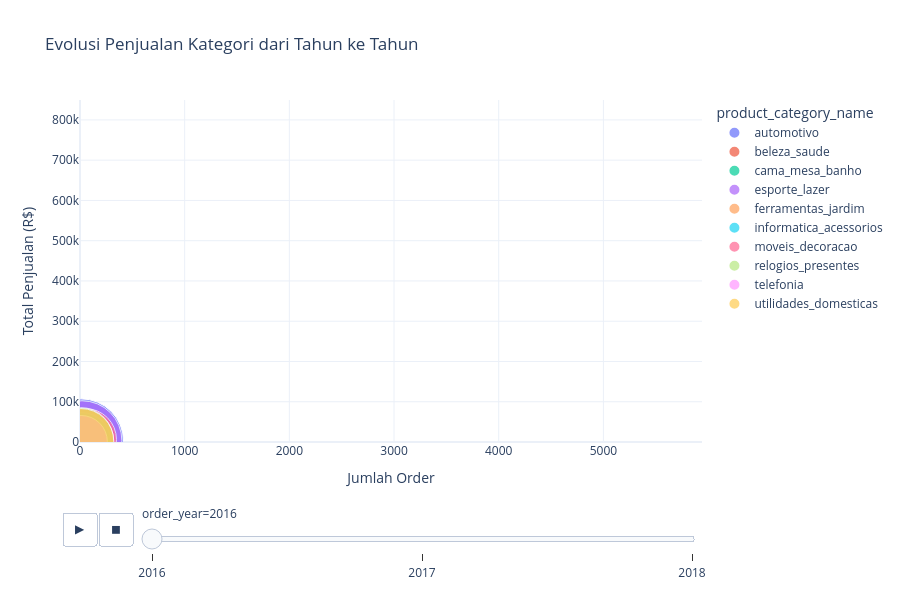

Notebook code cell kept with this figure:
### Markdown cell above
---

### 4.12 Animation Plot — Storytelling Time-Series

Animation pada Plotly memungkinkan visualisasi **perubahan data antar waktu**. Sangat efektif untuk presentasi dan storytelling kepada stakeholder.

**Fitur interaktif:**
- ▶️ Play button untuk animasi otomatis
- 🎚️ Slider untuk kontrol manual frame
- 🔍 Tetap dapat zoom/pan/hover saat animasi berjalan

### Code cell
# Persiapan data: agregasi per kategori dan tahun
animation_data = (
    df_top.groupby(['order_year', 'product_category_name'])
    .agg(
        total_sales=('price', 'sum'),
        order_count=('order_id', 'nunique'),
        avg_freight=('freight_value', 'mean')
    )
    .reset_index()
)

fig = px.scatter(
    animation_data,
    x='order_count',
    y='total_sales',
    size='avg_freight',
    color='product_category_name',
    animation_frame='order_year',
    size_max=60,
    title='Evolusi Penjualan Kategori dari Tahun ke Tahun',
    labels={
        'order_count': 'Jumlah Order',
        'total_sales': 'Total Penjualan (R$)',
        'avg_freight': 'Rata-rata Biaya Pengiriman'
    },
    range_x=[0, animation_data['order_count'].max() * 1.1],
    range_y=[0, animation_data['total_sales'].max() * 1.1]
)

fig.update_layout(height=600)
fig.show()

### Figure 1 — Plotly figure (JSON) as saved in the notebook; plotly's stock layout.template omitted (floating-point values rounded to 4 significant figures)
{"data": [{"hovertemplate": "product_category_name=automotivo<br>order_year=2016<br>Jumlah Order=%{x}<br>Total Penjualan (R$)=%{y}<br>Rata-rata Biaya Pengiriman=%{marker.size}<extra></extra>", "legendgroup": "automotivo", "marker": {"color": "#636efa", "size": [35.36], "sizemode": "area", "sizeref": 0.009822, "symbol": "circle"}, "mode": "markers", "name": "automotivo", "orientation": "v", "showlegend": true, "type": "scatter", "x": [11], "xaxis": "x", "y": [1833.0], "yaxis": "y"}, {"hovertemplate": "product_category_name=beleza_saude<br>order_year=2016<br>Jumlah Order=%{x}<br>Total Penjualan (R$)=%{y}<br>Rata-rata Biaya Pengiriman=%{marker.size}<extra></extra>", "legendgroup": "beleza_saude", "marker": {"color": "#EF553B", "size": [18.61], "sizemode": "area", "sizeref": 0.009822, "symbol": "circle"}, "mode": "markers", "name": "beleza_saude", "orientation": "v", "showlegend": true, "type": "scatter", "x": [45], "xaxis": "x", "y": [4687.0], "yaxis": "y"}, {"hovertemplate": "product_category_name=cama_mesa_banho<br>order_year=2016<br>Jumlah Order=%{x}<br>Total Penjualan (R$)=%{y}<br>Rata-rata Biaya Pengiriman=%{marker.size}<extra></extra>", "legendgroup": "cama_mesa_banho", "marker": {"color": "#00cc96", "size": [15.95], "sizemode": "area", "sizeref": 0.009822, "symbol": "circle"}, "mode": "markers", "name": "cama_mesa_banho", "orientation": "v", "showlegend": true, "type": "scatter", "x": [5], "xaxis": "x", "y": [479.0], "yaxis": "y"}, {"hovertemplate": "product_category_name=esporte_lazer<br>order_year=2016<br>Jumlah Order=%{x}<br>Total Penjualan (R$)=%{y}<br>Rata-rata Biaya Pengiriman=%{marker.size}<extra></extra>", "legendgroup": "esporte_lazer", "marker": {"color": "#ab63fa", "size": [31.24], "sizemode": "area", "sizeref": 0.009822, "symbol": "circle"}, "mode": "markers", "name": "esporte_lazer", "orientation": "v", "showlegend": true, "type": "scatter", "x": [19], "xaxis": "x", "y": [3334.0], "yaxis": "y"}, {"hovertemplate": "product_category_name=ferramentas_jardim<br>order_year=2016<br>Jumlah Order=%{x}<br>Total Penjualan (R$)=%{y}<br>Rata-rata Biaya Pengiriman=%{marker.size}<extra></extra>", "legendgroup": "ferramentas_jardim", "marker": {"color": "#FFA15A", "size": [21.06], "sizemode": "area", "sizeref": 0.009822, "symbol": "circle"}, "mode": "markers", "name": "ferramentas_jardim", "orientation": "v", "showlegend": true, "type": "scatter", "x": [5], "xaxis": "x", "y": [1360.0], "yaxis": "y"}, {"hovertemplate": "product_category_name=informatica_acessorios<br>order_year=2016<br>Jumlah Order=%{x}<br>Total Penjualan (R$)=%{y}<br>Rata-rata Biaya Pengiriman=%{marker.size}<extra></extra>", "legendgroup": "informatica_acessorios", "marker": {"color": "#19d3f3", "size": [16.23], "sizemode": "area", "sizeref": 0.009822, "symbol": "circle"}, "mode": "markers", "name": "informatica_acessorios", "orientation": "v", "showlegend": true, "type": "scatter", "x": [18], "xaxis": "x", "y": [1399.0], "yaxis": "y"}, {"hovertemplate": "product_category_name=moveis_decoracao<br>order_year=2016<br>Jumlah Order=%{x}<br>Total Penjualan (R$)=%{y}<br>Rata-rata Biaya Pengiriman=%{marker.size}<extra></extra>", "legendgroup": "moveis_decoracao", "marker": {"color": "#FF6692", "size": [18.95], "sizemode": "area", "sizeref": 0.009822, "symbol": "circle"}, "mode": "markers", "name": "moveis_decoracao", "orientation": "v", "showlegend": true, "type": "scatter", "x": [52], "xaxis": "x", "y": [5881.0], "yaxis": "y"}, {"hovertemplate": "product_category_name=relogios_presentes<br>order_year=2016<br>Jumlah Order=%{x}<br>Total Penjualan (R$)=%{y}<br>Rata-rata Biaya Pengiriman=%{marker.size}<extra></extra>", "legendgroup": "relogios_presentes", "marker": {"color": "#B6E880", "size": [21.56], "sizemode": "area", "sizeref": 0.009822, "symbol": "circle"}, "mode": "markers", "name": "relogios_presentes", "orientation": "v", "showlegend": true, "type": "scatter", "x": [5], "xaxis": "x", "y": [3360.0], "yaxis": "y"}, {"hovertemplate": "product_category_name=telefonia<br>order_year=2016<br>Jumlah Order=%{x}<br>Total Penjualan (R$)=%{y}<br>Rata-rata Biaya Pengiriman=%{marker.size}<extra></extra>", "legendgroup": "telefonia", "marker": {"color": "#FF97FF", "size": [13.59], "sizemode": "area", "sizeref": 0.009822, "symbol": "circle"}, "mode": "markers", "name": "telefonia", "orientation": "v", "showlegend": true, "type": "scatter", "x": [10], "xaxis": "x", "y": [559.6], "yaxis": "y"}, {"hovertemplate": "product_category_name=utilidades_domesticas<br>order_year=2016<br>Jumlah Order=%{x}<br>Total Penjualan (R$)=%{y}<br>Rata-rata Biaya Pengiriman=%{marker.size}<extra></extra>", "legendgroup": "utilidades_domesticas", "marker": {"color": "#FECB52", "size": [21.29], "sizemode": "area", "sizeref": 0.009822, "symbol": "circle"}, "mode": "markers", "name": "utilidades_domesticas", "orientation": "v", "showlegend": true, "type": "scatter", "x": [9], "xaxis": "x", "y": [1287.0], "yaxis": "y"}], "layout": {"height": 600, "legend": {"itemsizing": "constant", "title": {"text": "product_category_name"}, "tracegroupgap": 0}, "sliders": [{"active": 0, "currentvalue": {"prefix": "order_year="}, "len": 0.9, "pad": {"b": 10, "t": 60}, "steps": [{"args": [["2016"], {"frame": {"duration": 0, "redraw": false}, "fromcurrent": true, "mode": "immediate", "transition": {"duration": 0, "easing": "linear"}}], "label": "2016", "method": "animate"}, {"args": [["2017"], {"frame": {"duration": 0, "redraw": false}, "fromcurrent": true, "mode": "immediate", "transition": {"duration": 0, "easing": "linear"}}], "label": "2017", "method": "animate"}, {"args": [["2018"], {"frame": {"duration": 0, "redraw": false}, "fromcurrent": true, "mode": "immediate", "transition": {"duration": 0, "easing": "linear"}}], "label": "2018", "method": "animate"}], "x": 0.1, "xanchor": "left", "y": 0, "yanchor": "top"}], "title": {"text": "Evolusi Penjualan Kategori dari Tahun ke Tahun"}, "updatemenus": [{"buttons": [{"args": [null, {"frame": {"duration": 500, "redraw": false}, "fromcurrent": true, "mode": "immediate", "transition": {"duration": 500, "easing": "linear"}}], "label": "&#9654;", "method": "animate"}, {"args": [[null], {"frame": {"duration": 0, "redraw": false}, "fromcurrent": true, "mode": "immediate", "transition": {"duration": 0, "easing": "linear"}}], "label": "&#9724;", "method": "animate"}], "direction": "left", "pad": {"r": 10, "t": 70}, "showactive": false, "type": "buttons", "x": 0.1, "xanchor": "right", "y": 0, "yanchor": "top"}], "xaxis": {"anchor": "y", "domain": [0, 1], "range": [0, 5942.0], "title": {"text": "Jumlah Order"}}, "yaxis": {"anchor": "x", "domain": [0, 1], "range": [0, 849500.0], "title": {"text": "Total Penjualan (R$)"}}}}
